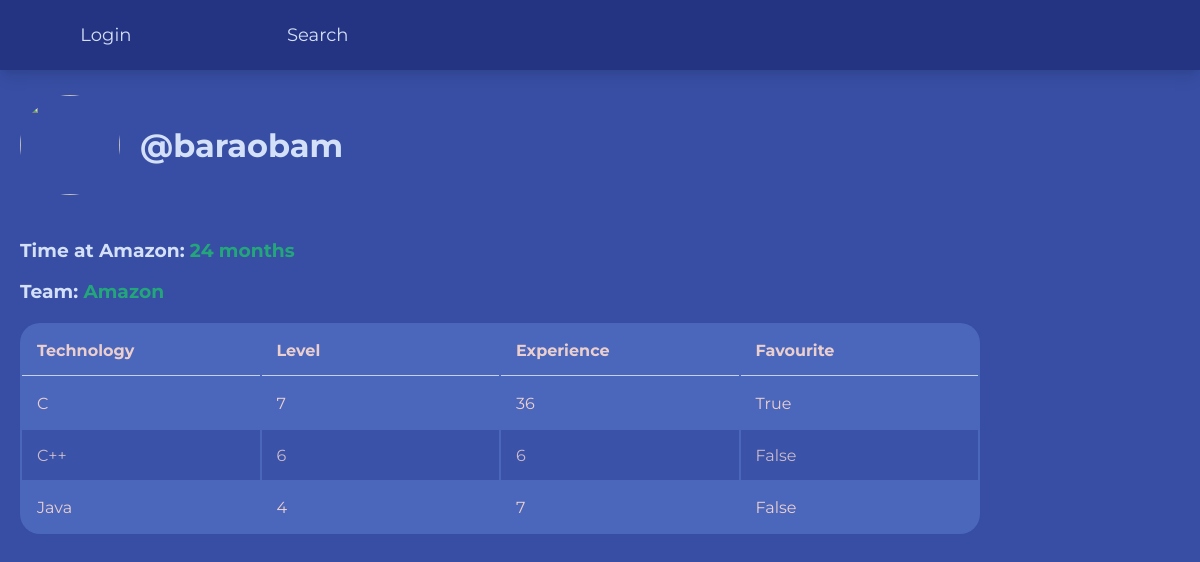
/profile/baraobam, run on an earlier commit of the app's database.
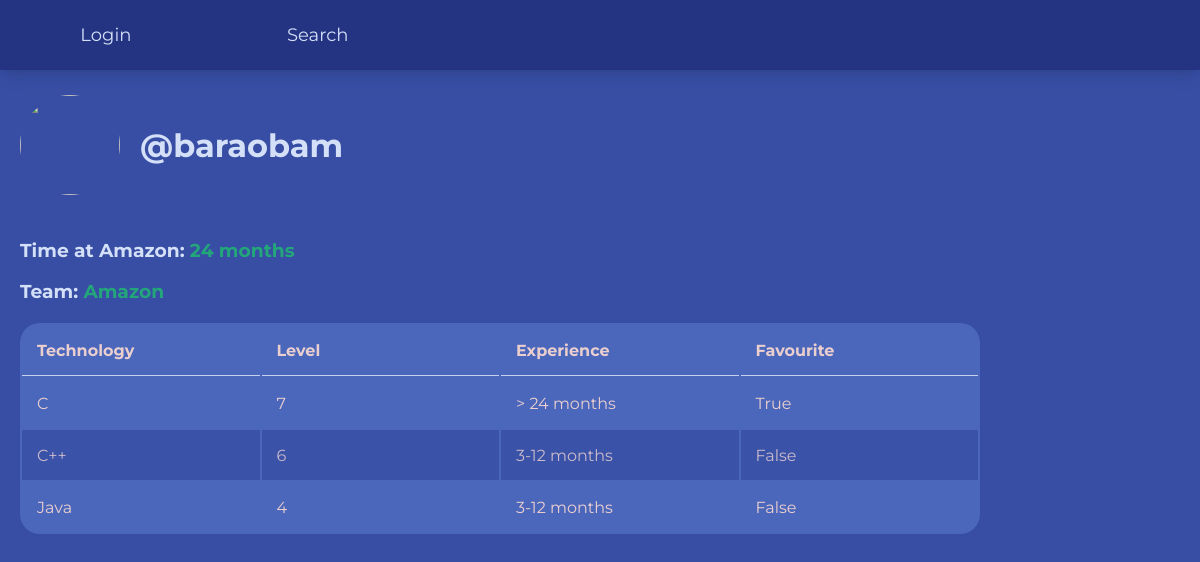
And on a later commit of the database.
### tables this page shows
CREATE TABLE "levels" (
	"user_id"	INTEGER,
	"technology"	TEXT,
	"level"	INTEGER,
	"experience"	TEXT,
	"favourite"	TEXT
);

### App.py (the view)
@app.route('/profile/<username>')
def profile(username):
    with sqlite3.connect("database.db") as con:
        cur = con.cursor()
        user_id = cur.execute(f"SELECT id FROM users WHERE username = '{username}'").fetchone()[0]
    data = get_dash(user_id)
    levels = data[0]
    user_desc = data[1]
    return render_template('profile.html', username=username, levels=levels, user_desc=user_desc)

### functions.py (called while the page is built)
def get_dash(user_id: str):
    with sqlite3.connect("database.db") as con:
        cur = con.cursor()
        user_desc = cur.execute(f"SELECT tenure, team FROM users WHERE id = '{user_id}'").fetchall()
        levels = cur.execute(f"SELECT technology, level, experience, favourite FROM levels WHERE user_id = '{user_id}'").fetchall()
        return [levels, user_desc]

### templates/profile.html
{% extends "main.html" %}
{% block content %}
  <div>
    <div class="profile-header">
      <img src="https://cdn.pixabay.com/photo/2015/10/05/22/37/blank-profile-picture-973460_960_720.png"/>
      <h1>@{{username}}</h1>
    </div>
    <div>
      <h3>Time at Amazon: <span class="highlighted">{{user_desc[0][0]}} months</span></h3>
      <h3>Team: <span class="highlighted">{{user_desc[0][1]}}</span></h3>
    </div>
  </div>
  <div>
    {% if levels %}
    <table class="search-results">
        <thead>
            <th>Technology</th>
            <th>Level</th>
            <th>Experience</th>
            <th>Favourite</th>
        </thead>
        <tbody>
            {% for level in levels %}
            <tr>
                <td style="width: 25%">{{level[0]}}</td>
                <td style="width: 25%">{{level[1]}}</td>
                <td style="width: 25%">{{level[2]}}</td>
                <td style="width: 25%">{{level[3]}}</td>
            </tr>
            {% endfor %}
        </tbody>
    </table>
    {% endif %}
  </div>
{% endblock %}

What changed in the data, as far as the page shows it:
changed levels "True": experience "36" → "> 24 months"
changed levels (number 2 of 3 on the later page): experience "6" → "3-12 months"
changed levels "Java": experience "7" → "3-12 months"
